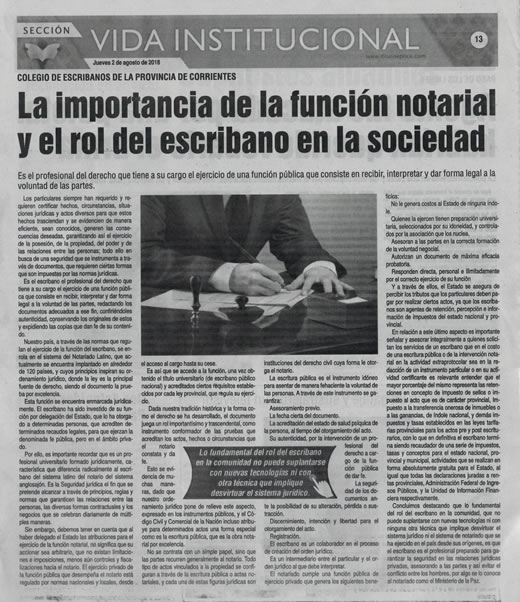
#> input picture Manipulacion de imagenes/10_Thresholding_Binarization_&_Adaptive_Thresholding/diario.jpg, 520 x 602 px
$ jupyter execute --allow-errors 'Thresholding_Binarization_&_Adaptive_Thresholding.ipynb'
#> lines starting #> are read from the running program, lines starting #| are printed output that depends on the picture; after the words box and inside, x2 and y2 are one past the last pixel; in counts of white or black regions, pixels touching at a corner belong together
<h1>Thresholding, Binarization & Adaptive Thresholding</h1>
En thresholding(umbralización), convertimos una imagen en escala de grises a su forma binaria.

[cell 1]
import cv2
import numpy as np
from matplotlib import pyplot as plt
image = cv2.imread('toro.jpg',0)

[cell 2]
row, col = 2, 3
fig, axs = plt.subplots(row, col, figsize=(15, 10))
fig.tight_layout()

#> (the rest of this cell did not finish here and is left out)

<h5>¿Hay una mejor forma de hacer thresholding?</h5>
La desventaja de estos metodos simples de threesholding es que necesitamos proveer un valor de threesholdThe biggest downfall of those simple threshold methods is that we need to provide the threshold value

<h5>¿Hay una forma mas inteligente de hacer esto?</h5>
Existe el Adaptative Threesholding

[cell 3]
image = cv2.imread('diario.jpg', 0)
#> image: shape (602, 520); min 12, max 231, mean 148

plt.imshow(cv2.cvtColor(image, cv2.COLOR_BGR2RGB))
plt.title('Original Image')
plt.show()

[cell 4]
row, col = 2, 2
fig, axs = plt.subplots(row, col, figsize=(10, 5))
fig.tight_layout()

# Threeshold binario
ret,thresh1 = cv2.threshold(image, 127, 255, cv2.THRESH_BINARY)
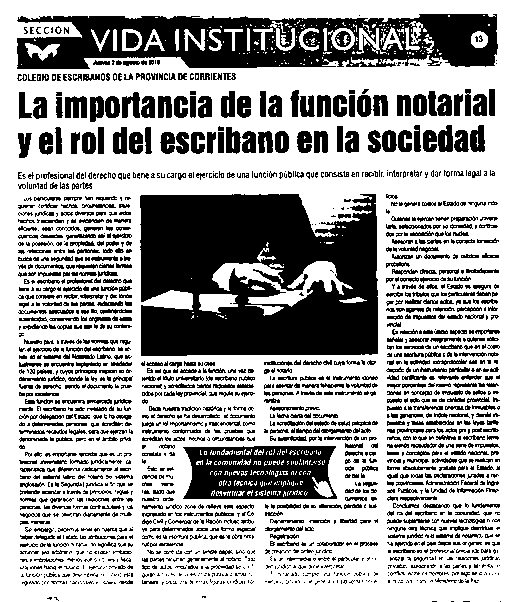
#> thresh1: shape (602, 520); 65.2% white; 1635 black regions (845 under 20 px), largest, box (x1, y1, x2, y2) and area: (140, 194, 378, 356) 31976, (17, 14, 498, 69) 17272, (183, 446, 337, 499) 6164
axs[0][0].imshow(cv2.cvtColor(thresh1, cv2.COLOR_BGR2RGB))
axs[0][0].set_title('Threshold Binary')
cv2.imwrite('species_thresh1_binary.png', thresh1)

# Desenfocar las imagenes reducen el ruido.
image = cv2.GaussianBlur(image, (3, 3), 0)
# Usamos adaptiveThreshold
thresh = cv2.adaptiveThreshold(image, 255, cv2.ADAPTIVE_THRESH_MEAN_C,
                               cv2.THRESH_BINARY, 3, 5)
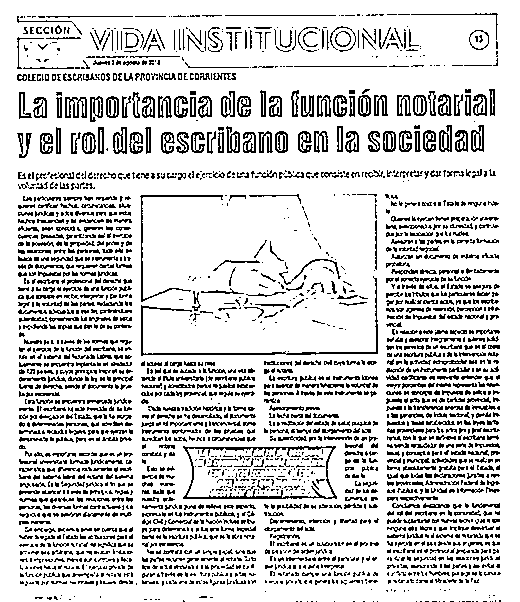
#> thresh: shape (602, 520); 81.8% white; black in thin lines or dots
axs[0][1].imshow(cv2.cvtColor(thresh, cv2.COLOR_BGR2RGB))
axs[0][1].set_title('Adaptive Mean Thresholding')
cv2.imwrite('species_thresh2_adaptive.png', thresh)

_, th2 = cv2.threshold(image, 0, 255, cv2.THRESH_BINARY + cv2.THRESH_OTSU)
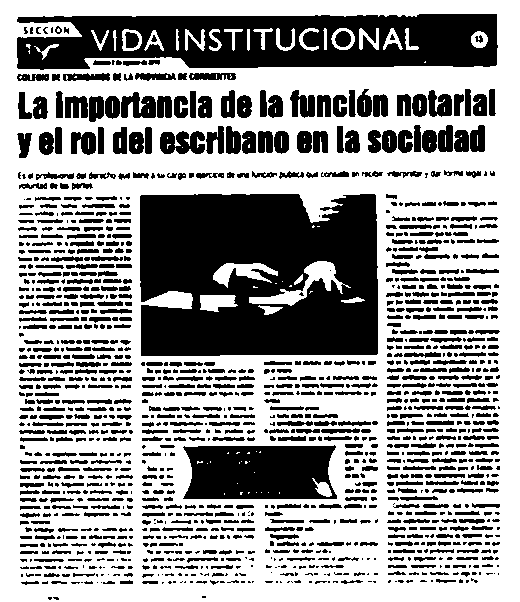
#> th2: shape (602, 520); 61.4% white; 1257 black regions (458 under 20 px), largest, box (x1, y1, x2, y2) and area: (140, 194, 378, 356) 33951, (17, 14, 498, 70) 19908, (183, 445, 337, 499) 7310
axs[1][0].imshow(cv2.cvtColor(th2, cv2.COLOR_BGR2RGB))
axs[1][0].set_title("Otsu's Thresholding")
cv2.imwrite('species_thresh3_otsu.png', th2)

# Otsu's thresholding con Gaussian filtering
blur = cv2.GaussianBlur(image, (5,5), 0)
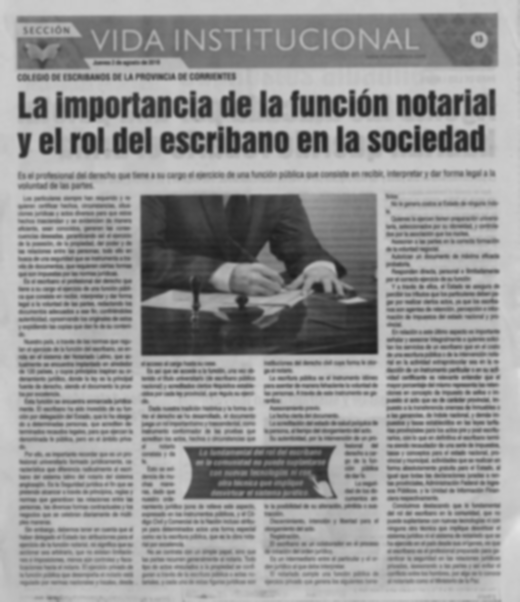
#> blur: shape (602, 520); min 29, max 228, mean 148.1
_, th3 = cv2.threshold(blur, 0, 255, cv2.THRESH_BINARY + cv2.THRESH_OTSU)
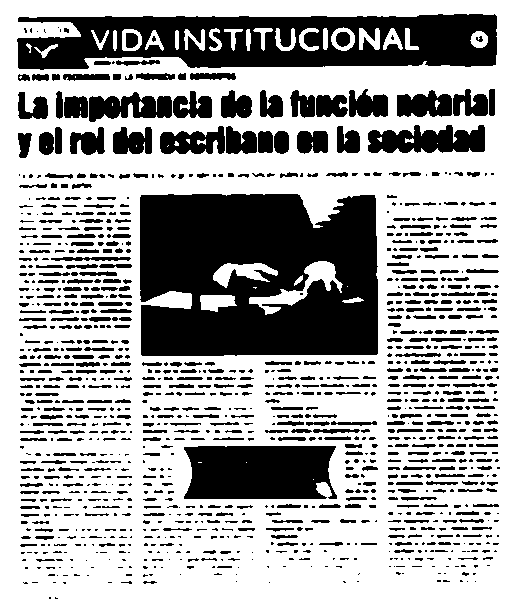
#> th3: shape (602, 520); 65.8% white; 1129 black regions (589 under 20 px), largest, box (x1, y1, x2, y2) and area: (140, 194, 378, 356) 33841, (17, 14, 497, 70) 18730, (184, 446, 337, 499) 7372
axs[1][1].imshow(cv2.cvtColor(th3, cv2.COLOR_BGR2RGB))
axs[1][1].set_title("Guassian Thresholding")
cv2.imwrite('species_thresh4_gaussian.png', th3)

plt.show()
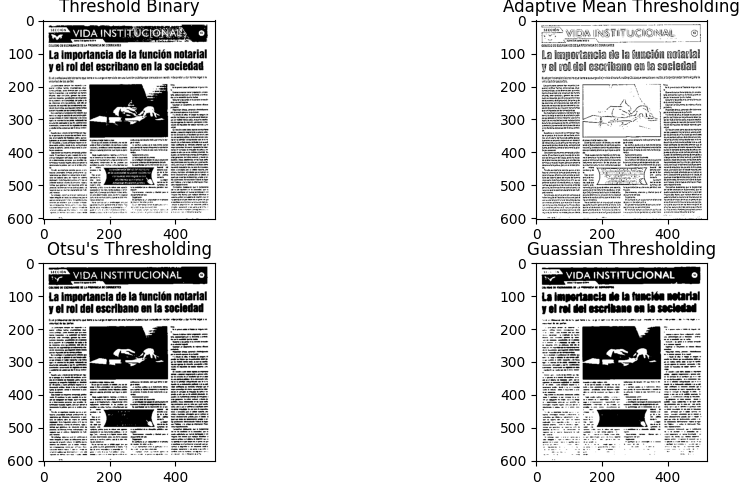
#> figure drawn by matplotlib, 4 panels
